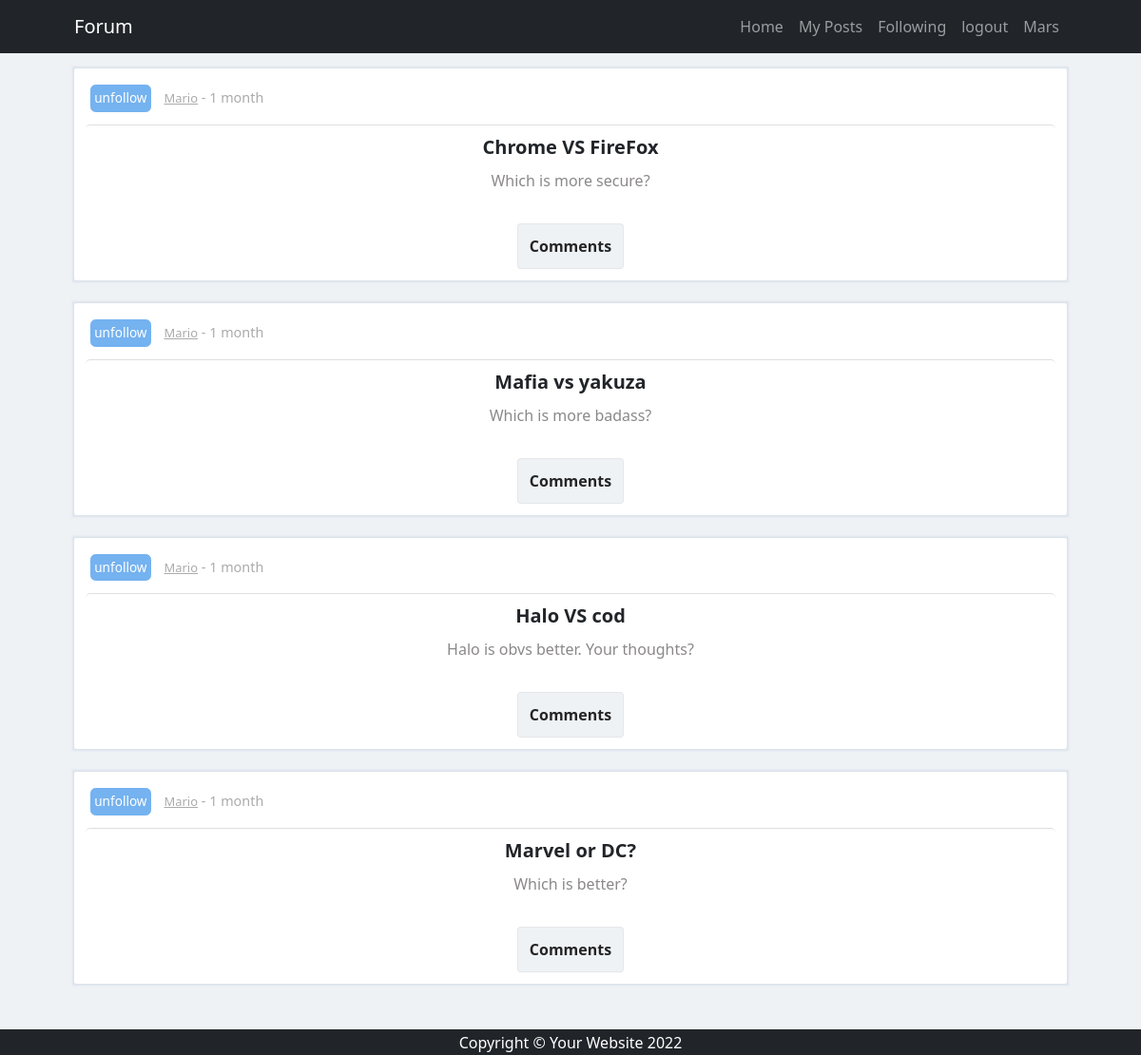
Screenshot of /followedposts/ (signed in) with the database file from the repository.
### base/models.py (models this page shows, shortened)
class Post(models.Model):
    header = models.CharField(max_length=100)
    body = models.TextField()
    updated = models.DateTimeField(auto_now=True)
    created = models.DateTimeField(auto_now_add=True)
    user = models.ForeignKey(settings.AUTH_USER_MODEL, on_delete=models.CASCADE)
    class Meta:
        ordering = ['-updated', '-created']

### base/views.py (the view)
# urls.py: path('followedposts/', views.followedposts, name='followedposts'),
@login_required(login_url='login')
def followedposts(request):
    followed_list = getFollowedList(request.user.id)
    posts = Post.objects.filter(user_id__in=followed_list)
    context = {'posts': posts, 'followed_list':followed_list}
    return render(request, 'base/followed_posts.html', context)

### base/classes/generic_functions.py (called while the page is built)
def getFollowedList(user_id):
    followers = Follow.objects.filter(follower_id=user_id).values_list('followed_id', flat=True)
    followed_list = []
    for i in followers:
        followed_list.append(i)
    return followed_list

### base/templates/base/followed_posts.html (shortened to what this page needs)
{% extends 'base/main.html' %}
{% block content %}
    <div class="container">
        {% if posts is not None %}
            {% for post in posts %}
                {% include 'base/components/post_component.html' with post=post %}
            {% endfor %}
        {% endif %}
    </div>
{% endblock %}

### base/templates/base/components/navbar_component.html (shortened to what this page needs)
<nav class="navbar navbar-expand-lg navbar-dark bg-dark">
    <div class="container">
        <a class="navbar-brand" href={% url 'home' %}#">Forum</a>
        <div class="collapse navbar-collapse" id="navbarSupportedContent">
            <ul class="navbar-nav ms-auto mb-2 mb-lg-0">
                <li class="nav-item"><a class="nav-link" href="{% url 'home' %}#">Home</a></li>
                <li class="nav-item"><a class="nav-link" href="{% url 'myposts' %}">My Posts</a></li>
                <li class="nav-item"><a class="nav-link" href="{% url 'followedposts' %}">Following</a></li>
                {% if request.user.is_authenticated %}
                    <li class="nav-item"><a class="nav-link" href="{% url 'logout' %}">logout</a></li>
                    <li class="nav-item"><a class="nav-link" href="{% url 'myposts' %}"> {{user.username | title}} </a></li>
                {% else %}
                <li class="nav-item"><a class="nav-link" href="{% url 'login' %}">login</a></li>
                {% endif %}
            </ul>
        </div>
    </div>
</nav>

### base/templates/base/components/post_component.html (shortened to what this page needs)
<div class="card mb-4-post">
    <div class="card-body">
        <div class="card-text-small">
        {% if request.user.id %}
        {% include 'base/components/follow_unfollow_component.html' with post_user_id=post.user_id followed_list=followed_list %}
        {% endif %}
        <a class="card-text-small" href="{% url 'userprofile' post.user_id %}#">{{post.user | title}}</a> - {{post.created | timesince}}
        </div>
        <div class="card-header">{{post.header}} </div>
        <p class="card-text-body-custom"> {{post.body}} </p>
        <div class="row-flex">
            <form method="POST" action="">
                <a class="nav-link button-6-custom" href="{% url 'commentspost' post.id %}#"> Comments </a>
            </form>
        </div>
    </div>
</div>

### base/templates/base/components/follow_unfollow_component.html (shortened to what this page needs)
{% if post_user_id in followed_list %}
    <form action="{% url 'home' %}" method="POST" class="card-text-small unset-all">
        <input type="submit" name="unfollow" value="unfollow" class="button-following" >
    </form>
{% endif %}

### base/static/css/styles_custom.css (style rules this page uses)
.button-6-custom, .button-delete-custom, .nav-button-delete { align-items: center; background-color: #EFF2F5; border: 1px solid rgba(133, 133, 133, 0.1); border-radius: .25rem; box-shadow: rgba(0, 0, 0, 0.02) 0 1px 3px 0; box-sizing: border-box; color: rgba(0, 0, 0, 0.85); cursor: pointer; display: inline-flex; font-family: system-ui,-apple-system,system-ui,"Helvetica Neue",Helvetica,Arial,sans-serif; font-size: 16px; font-weight: 600; justify-content: center; line-height: 1.25; margin: 0; min-height: 3rem; padding: 0.5rem 0.75rem; position: relative; text-decoration: none; transition: all 250ms; user-select: none; -webkit-user-select: none; touch-action: manipulation; vertical-align: baseline; width: auto; text-decoration: none; }
.row-flex, .row-flex-create-post { display: flex; justify-content: space-around; padding-top: 25px; align-items: center; flex-wrap: wrap; }
.unset-all { all:unset; }
.button-following { all: unset; margin: 5px; margin-right: 10px; padding: 0.2rem; border: 1px solid #74b2f0; border-radius: .35rem; color: white; background-color: #74b2f0; font-size: 0.85rem; }

### rows the page displays
Post: user "Mario", created "1 month", header "Chrome VS FireFox", body "Which is more secure?"
Post: user "Mario", created "1 month", header "Mafia vs yakuza", body "Which is more badass?"
Post: user "Mario", created "1 month", header "Halo VS cod", body "Halo is obvs better. Your thoughts?"
Post: user "Mario", created "1 month", header "Marvel or DC?", body "Which is better?"

### other values shown
{{ user.username | title }} "Mars"
